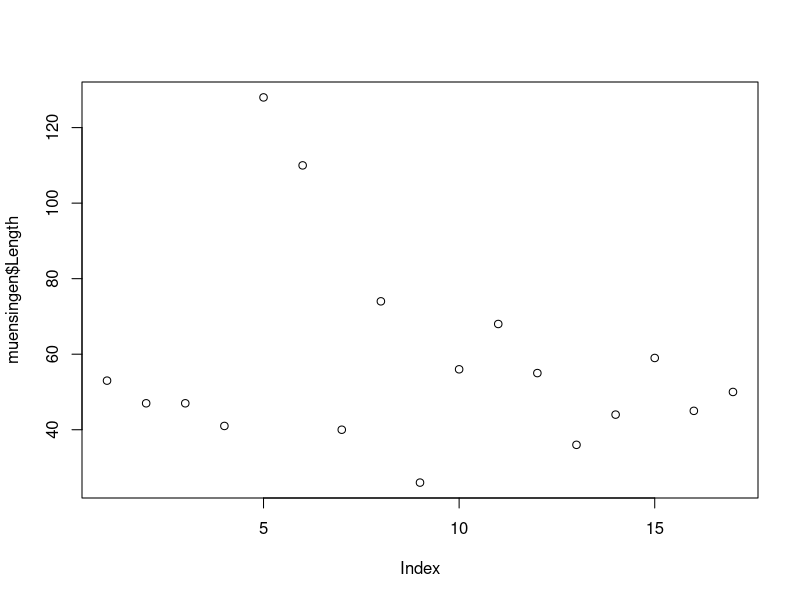
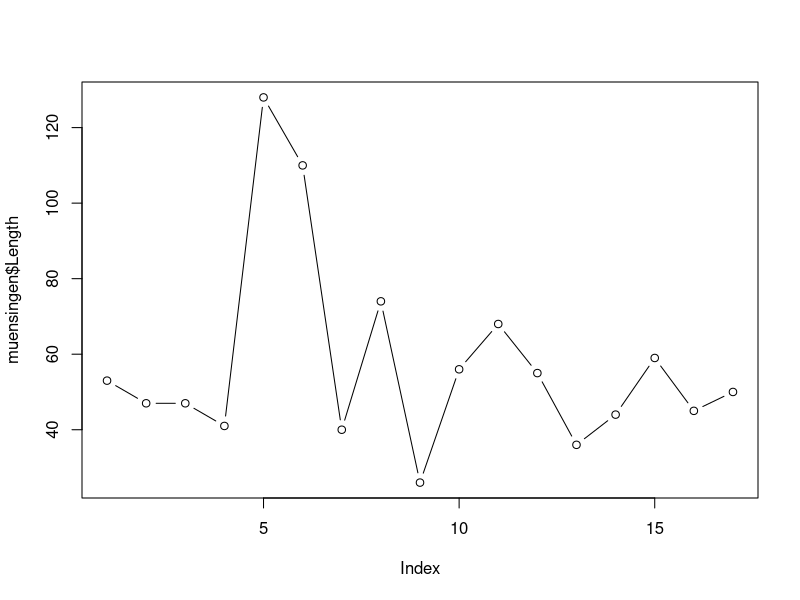
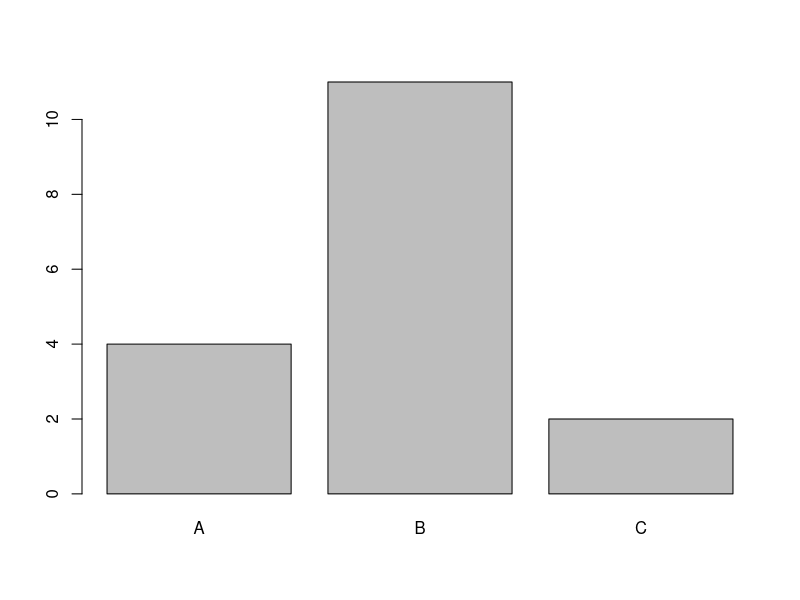
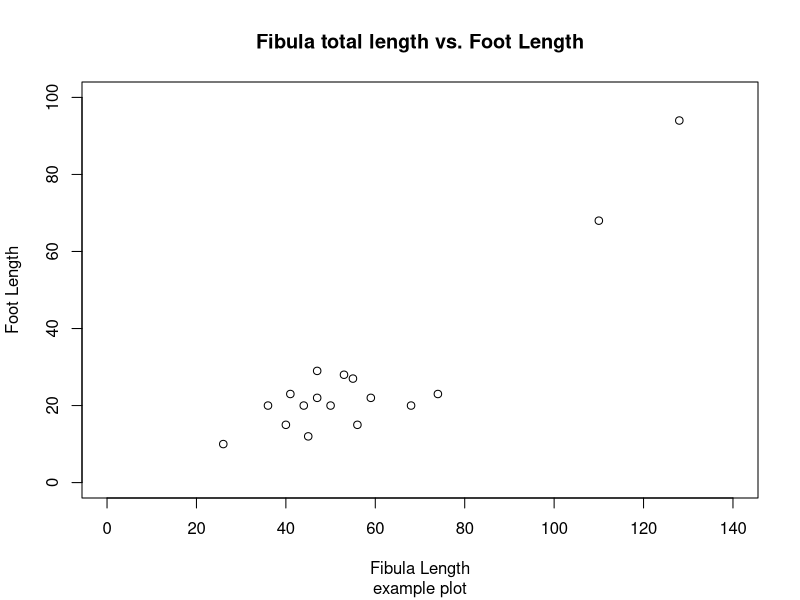
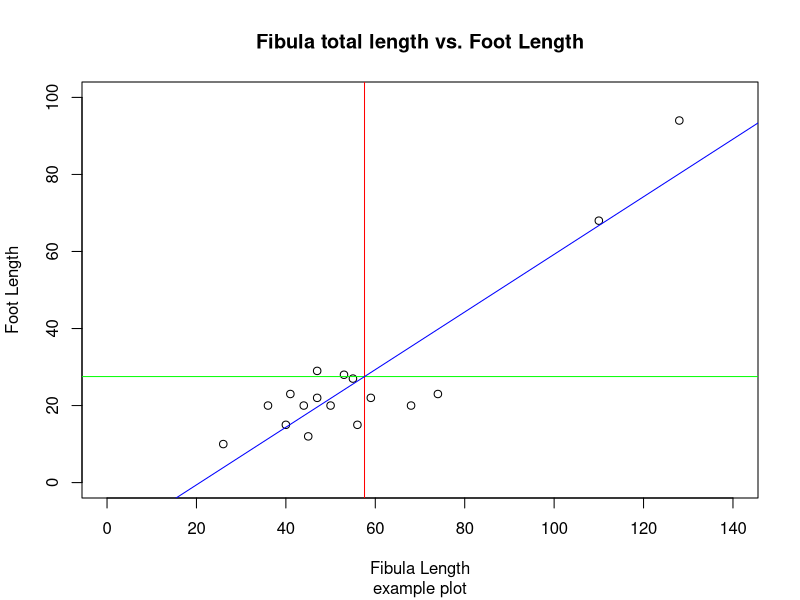
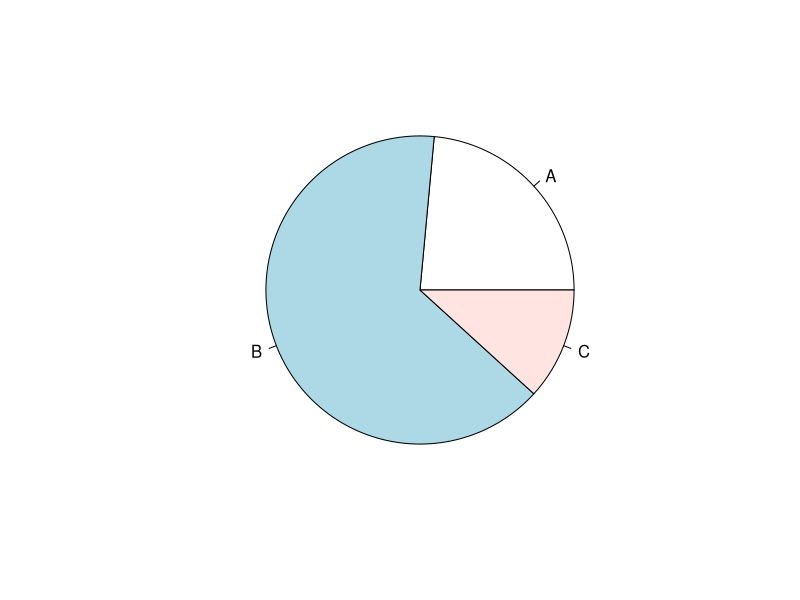
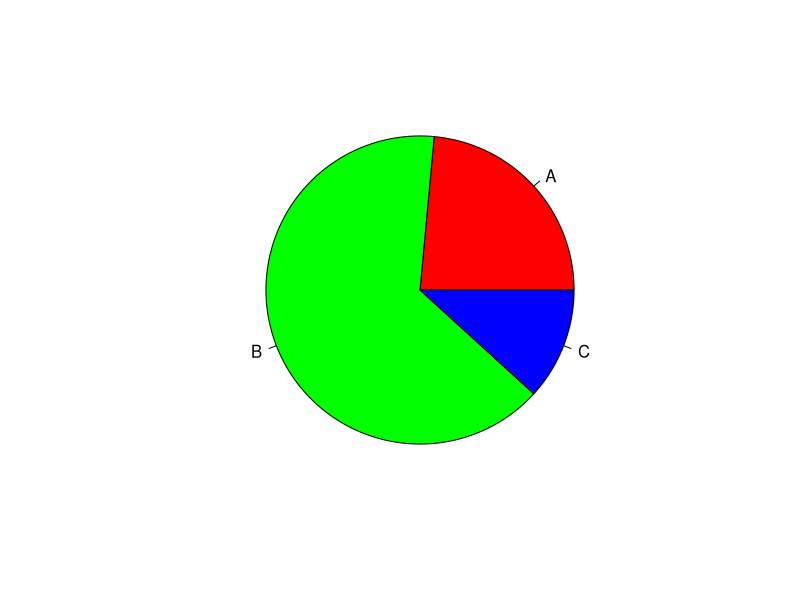
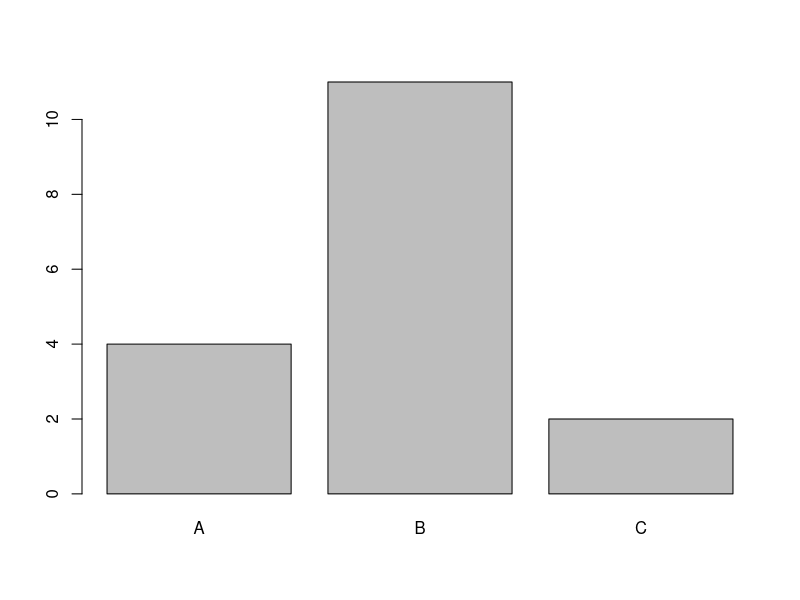

R code for these plots, in order:
## ---- chunk 1
rm(list = ls())
## ---- chunk 2
cat('# ', rmarkdown::metadata$title)
## ---- chunk 3
cat('## ', rmarkdown::metadata$subtitle)
## ---- chunk 4
cat('### ', rmarkdown::metadata$author)
## ---- chunk 5
cat('#### ', rmarkdown::metadata$institute)
## ---- chunk 6
cat(rmarkdown::metadata$date)
## ---- chunk 7
cat(rmarkdown::metadata$date)
## ---- chunk 8
muensingen <- read.csv2("muensingen_fib.csv")
head(muensingen)
## ---- chunk 9
my_table <- table(muensingen$fibula_scheme, muensingen$Grave) 
my_table

addmargins(my_table)
## ---- chunk 10
plot(muensingen$Length)
## ---- chunk 11
plot(muensingen$Length,type="b")
## ---- chunk 12
plot(as.factor(muensingen$fibula_scheme))
## ---- chunk 13
plot(muensingen$Length, muensingen$FL,
     xlim=c(0, 140), # limits of the x axis
     ylim = c(0, 100), # limits of the y axis
     xlab = "Fibula Length", # label of the y axis
     ylab = "Foot Length", # label of the x axis
     main = "Fibula total length vs. Foot Length", # main title
     sub="example plot" # subtitle
     )
## ---- chunk 14
plot(muensingen$Length, muensingen$FL, xlim = c(0, 140), ylim = c(0, 100), xlab = "Fibula Length", ylab = "Foot Length", main = "Fibula total length vs. Foot Length", sub="example plot")

abline(v = mean(muensingen$Length), col = "red")         # draw a red vertical line
abline(h = mean(muensingen$FL), col = "green")           # draw a green vertical line
abline(lm(FL~Length, data = muensingen), col = "blue")   # draw a blue diagonal line
## ---- chunk 15
table(muensingen$fibula_scheme)
pie(table(muensingen$fibula_scheme))
## ---- chunk 16
pie(table(muensingen$fibula_scheme),
    col=c("red","green","blue"))
## ---- chunk 17
barplot(table(muensingen$fibula_scheme))
## ---- chunk 18
barplot(muensingen$Length)
## ---- chunk 19
par(las=2)                          # turn labels 90°
barplot(muensingen$Length,          # plot fibulae length
        names.arg=muensingen$Grave) # with names of the graves
title("Fibulae length")             # add title
## ---- chunk 20
par(las=1)                          # turn labels back again
barplot(table(muensingen$fibula_scheme), # Plot counts fibulae scheme
        horiz=T,                         # horizontal
        cex.names=2)                     # make the labels bigger
## ---- chunk 21
my_new_table <- table(muensingen$fibula_scheme,
                      muensingen$Coils)
my_new_table
## ---- chunk 22
barplot(my_new_table)
## ---- chunk 23
barplot(my_new_table, beside=T, legend.text=T)
## ---- chunk 24
table.prop<-prop.table(my_new_table,2)
table.prop
barplot(table.prop)
## ---- chunk 25
tmp<-barplot(table.prop,
             legend.text=T,  # add a legend
             col=rainbow(3)  # make it more colorful
             )

# add a title
title("ratio of fibulae schemes \n by number of coils",
      outer=TRUE,            # outside the plot area
      line=- 3)              # on line -3 above
## ---- chunk 26
par(mfrow=c(2,1))
barplot(my_new_table,beside=T)
barplot(table.prop,beside=T)
## ---- chunk 27
par(mfrow=c(1,2))
barplot(muensingen$Length[1:2],xpd=F,ylim=c(45,55))
barplot(muensingen$Length[1:2],xpd=F)
par(mfrow=c(1,1))

## ---- chunk 28
boxplot(1:9)
## ---- chunk 29
boxplot(muensingen$Length)
## ---- chunk 30
boxplot(muensingen$Length ~
          muensingen$fibula_scheme)
## ---- chunk 31
par(las=1)
boxplot(Length ~ fibula_scheme,
        data = muensingen,
        main = "Length by type",
        col="grey",
        xlab="fibulae scheme",
        ylab= "length"
        )
## ---- chunk 32
plot(muensingen$Length, muensingen$FL)
abline(
  lm(muensingen$FL~muensingen$Length),
  col="red")
## ---- chunk 33
library(car) # library for regression analysis
scatterplot(FL ~ Length, data = muensingen)
## ---- chunk 34
library(ggplot2) # advanced plots library
b<- ggplot(muensingen,aes(x=Length,y=FL))
graph<-b + geom_point()
show(graph)
## ---- chunk 35
hist(muensingen$Length)
## ---- chunk 36
hist(muensingen$Length, labels = T)
## ---- chunk 37
hist(muensingen$Length,
     labels = T)
## ---- chunk 38
hist(muensingen$Length,
     labels = T,
     breaks = 10)
## ---- chunk 39
hist(muensingen$Length,breaks=10,
     labels=T,
     col="red",
     xlab="Length",
     main="Histogram Fibulae Length")
## ---- chunk 40
stem(muensingen$Length)
## ---- chunk 41
plot(density(muensingen$Length))
## ---- chunk 42
hist(muensingen$Length, prob=T)
lines(density(muensingen$Length))
## ---- chunk 43
par(mfrow=c(2,2))
dax <- read.csv("dax.csv", stringsAsFactors = F)
dax.ts <- ts(dax$Close, frequency = 12, start = c(1987,11))
plot(window(dax.ts, start=2008, end=2010),type = "l", ylab="Dax")
plot(window(dax.ts, start=2008, end=2010),type = "l", ylab="Dax", ylim=c(0,8000))
plot(window(dax.ts, start=2000, end=2010),type = "l", ylab="Dax", ylim=c(0,8000))
plot(window(dax.ts, end=2010),type = "l", ylab="Dax", ylim=c(0,8000))
par(mfrow=c(1,1))
